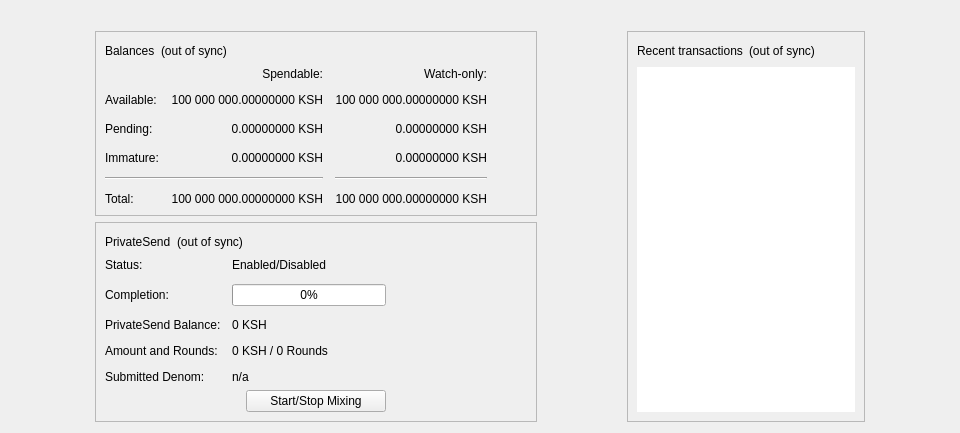
<?xml version="1.0" encoding="UTF-8"?>
<ui version="4.0">
 <class>OverviewPage</class>
 <widget class="QWidget" name="OverviewPage">
  <property name="geometry">
   <rect>
    <x>0</x>
    <y>0</y>
    <width>798</width>
    <height>318</height>
   </rect>
  </property>
  <property name="minimumSize">
   <size>
    <width>960</width>
    <height>0</height>
   </size>
  </property>
  <property name="windowTitle">
   <string>Form</string>
  </property>
  <layout class="QVBoxLayout" name="topLayout">
   <item>
    <widget class="QLabel" name="labelAlerts">
     <property name="visible">
      <bool>false</bool>
     </property>
     <property name="wordWrap">
      <bool>true</bool>
     </property>
     <property name="margin">
      <number>3</number>
     </property>
     <property name="textInteractionFlags">
      <set>Qt::TextSelectableByMouse</set>
     </property>
    </widget>
   </item>
   <item>
    <layout class="QHBoxLayout" name="horizontalLayout" stretch="1,0,1,0,1">
     <item>
      <spacer name="horizontalSpacerLeft">
       <property name="orientation">
        <enum>Qt::Horizontal</enum>
       </property>
       <property name="sizeType">
        <enum>QSizePolicy::Preferred</enum>
       </property>
       <property name="sizeHint" stdset="0">
        <size>
         <width>10</width>
         <height>20</height>
        </size>
       </property>
      </spacer>
     </item>
     <item>
      <layout class="QVBoxLayout" name="verticalLayout_2">
       <item>
        <widget class="QFrame" name="frame">
         <property name="frameShape">
          <enum>QFrame::StyledPanel</enum>
         </property>
         <property name="frameShadow">
          <enum>QFrame::Raised</enum>
         </property>
         <layout class="QVBoxLayout" name="verticalLayout_4">
          <item>
           <layout class="QHBoxLayout" name="horizontalLayout_4">
            <item>
             <widget class="QLabel" name="label_5">
              <property name="text">
               <string>Balances</string>
              </property>
             </widget>
            </item>
            <item>
             <widget class="QLabel" name="labelWalletStatus">
              <property name="toolTip">
               <string>The displayed information may be out of date. Your wallet automatically synchronizes with the Korsh network after a connection is established, but this process has not completed yet.</string>
              </property>
              <property name="text">
               <string notr="true">(out of sync)</string>
              </property>
              <property name="alignment">
               <set>Qt::AlignLeading|Qt::AlignLeft|Qt::AlignVCenter</set>
              </property>
             </widget>
            </item>
            <item>
             <spacer name="horizontalSpacer_3">
              <property name="orientation">
               <enum>Qt::Horizontal</enum>
              </property>
              <property name="sizeHint" stdset="0">
               <size>
                <width>40</width>
                <height>20</height>
               </size>
              </property>
             </spacer>
            </item>
           </layout>
          </item>
          <item>
           <layout class="QGridLayout" name="gridLayout">
            <property name="spacing">
             <number>12</number>
            </property>
            <item row="2" column="2">
             <widget class="QLabel" name="labelWatchPending">
              <property name="cursor">
               <cursorShape>IBeamCursor</cursorShape>
              </property>
              <property name="toolTip">
               <string>Unconfirmed transactions to watch-only addresses</string>
              </property>
              <property name="text">
               <string notr="true">0.00000000 KSH</string>
              </property>
              <property name="alignment">
               <set>Qt::AlignRight|Qt::AlignTrailing|Qt::AlignVCenter</set>
              </property>
              <property name="textInteractionFlags">
               <set>Qt::LinksAccessibleByMouse|Qt::TextSelectableByKeyboard|Qt::TextSelectableByMouse</set>
              </property>
             </widget>
            </item>
            <item row="2" column="1">
             <widget class="QLabel" name="labelUnconfirmed">
              <property name="cursor">
               <cursorShape>IBeamCursor</cursorShape>
              </property>
              <property name="toolTip">
               <string>Total of transactions that have yet to be confirmed, and do not yet count toward the spendable balance</string>
              </property>
              <property name="text">
               <string notr="true">0.00000000 KSH</string>
              </property>
              <property name="alignment">
               <set>Qt::AlignRight|Qt::AlignTrailing|Qt::AlignVCenter</set>
              </property>
              <property name="textInteractionFlags">
               <set>Qt::LinksAccessibleByMouse|Qt::TextSelectableByKeyboard|Qt::TextSelectableByMouse</set>
              </property>
             </widget>
            </item>
            <item row="3" column="2">
             <widget class="QLabel" name="labelWatchImmature">
              <property name="cursor">
               <cursorShape>IBeamCursor</cursorShape>
              </property>
              <property name="toolTip">
               <string>Mined balance in watch-only addresses that has not yet matured</string>
              </property>
              <property name="text">
               <string notr="true">0.00000000 KSH</string>
              </property>
              <property name="alignment">
               <set>Qt::AlignRight|Qt::AlignTrailing|Qt::AlignVCenter</set>
              </property>
              <property name="textInteractionFlags">
               <set>Qt::LinksAccessibleByMouse|Qt::TextSelectableByKeyboard|Qt::TextSelectableByMouse</set>
              </property>
             </widget>
            </item>
            <item row="4" column="0" colspan="2">
             <widget class="Line" name="lineSpendableBalance">
              <property name="orientation">
               <enum>Qt::Horizontal</enum>
              </property>
             </widget>
            </item>
            <item row="4" column="2">
             <widget class="Line" name="lineWatchBalance">
              <property name="sizePolicy">
               <sizepolicy hsizetype="Preferred" vsizetype="Fixed">
                <horstretch>0</horstretch>
                <verstretch>0</verstretch>
               </sizepolicy>
              </property>
              <property name="minimumSize">
               <size>
                <width>140</width>
                <height>0</height>
               </size>
              </property>
              <property name="orientation">
               <enum>Qt::Horizontal</enum>
              </property>
             </widget>
            </item>
            <item row="5" column="0">
             <widget class="QLabel" name="labelTotalText">
              <property name="text">
               <string>Total:</string>
              </property>
             </widget>
            </item>
            <item row="3" column="1">
             <widget class="QLabel" name="labelImmature">
              <property name="cursor">
               <cursorShape>IBeamCursor</cursorShape>
              </property>
              <property name="toolTip">
               <string>Mined balance that has not yet matured</string>
              </property>
              <property name="text">
               <string notr="true">0.00000000 KSH</string>
              </property>
              <property name="alignment">
               <set>Qt::AlignRight|Qt::AlignTrailing|Qt::AlignVCenter</set>
              </property>
              <property name="textInteractionFlags">
               <set>Qt::LinksAccessibleByMouse|Qt::TextSelectableByKeyboard|Qt::TextSelectableByMouse</set>
              </property>
             </widget>
            </item>
            <item row="2" column="3">
             <spacer name="horizontalSpacer_2">
              <property name="orientation">
               <enum>Qt::Horizontal</enum>
              </property>
              <property name="sizeHint" stdset="0">
               <size>
                <width>40</width>
                <height>20</height>
               </size>
              </property>
             </spacer>
            </item>
            <item row="3" column="0">
             <widget class="QLabel" name="labelImmatureText">
              <property name="text">
               <string>Immature:</string>
              </property>
             </widget>
            </item>
            <item row="5" column="1">
             <widget class="QLabel" name="labelTotal">
              <property name="cursor">
               <cursorShape>IBeamCursor</cursorShape>
              </property>
              <property name="toolTip">
               <string>Your current total balance</string>
              </property>
              <property name="text">
               <string notr="true">100 000 000.00000000 KSH</string>
              </property>
              <property name="alignment">
               <set>Qt::AlignRight|Qt::AlignTrailing|Qt::AlignVCenter</set>
              </property>
              <property name="textInteractionFlags">
               <set>Qt::LinksAccessibleByMouse|Qt::TextSelectableByKeyboard|Qt::TextSelectableByMouse</set>
              </property>
             </widget>
            </item>
            <item row="5" column="2">
             <widget class="QLabel" name="labelWatchTotal">
              <property name="cursor">
               <cursorShape>IBeamCursor</cursorShape>
              </property>
              <property name="toolTip">
               <string>Current total balance in watch-only addresses</string>
              </property>
              <property name="text">
               <string notr="true">100 000 000.00000000 KSH</string>
              </property>
              <property name="alignment">
               <set>Qt::AlignRight|Qt::AlignTrailing|Qt::AlignVCenter</set>
              </property>
              <property name="textInteractionFlags">
               <set>Qt::LinksAccessibleByMouse|Qt::TextSelectableByKeyboard|Qt::TextSelectableByMouse</set>
              </property>
             </widget>
            </item>
            <item row="0" column="2">
             <widget class="QLabel" name="labelWatchonly">
              <property name="text">
               <string>Watch-only:</string>
              </property>
              <property name="alignment">
               <set>Qt::AlignRight|Qt::AlignTrailing|Qt::AlignVCenter</set>
              </property>
             </widget>
            </item>
            <item row="1" column="0">
             <widget class="QLabel" name="labelBalanceText">
              <property name="text">
               <string>Available:</string>
              </property>
             </widget>
            </item>
            <item row="1" column="1">
             <widget class="QLabel" name="labelBalance">
              <property name="cursor">
               <cursorShape>IBeamCursor</cursorShape>
              </property>
              <property name="toolTip">
               <string>Your current spendable balance</string>
              </property>
              <property name="text">
               <string notr="true">100 000 000.00000000 KSH</string>
              </property>
              <property name="alignment">
               <set>Qt::AlignRight|Qt::AlignTrailing|Qt::AlignVCenter</set>
              </property>
              <property name="textInteractionFlags">
               <set>Qt::LinksAccessibleByMouse|Qt::TextSelectableByKeyboard|Qt::TextSelectableByMouse</set>
              </property>
             </widget>
            </item>
            <item row="1" column="2">
             <widget class="QLabel" name="labelWatchAvailable">
              <property name="cursor">
               <cursorShape>IBeamCursor</cursorShape>
              </property>
              <property name="toolTip">
               <string>Your current balance in watch-only addresses</string>
              </property>
              <property name="text">
               <string notr="true">100 000 000.00000000 KSH</string>
              </property>
              <property name="alignment">
               <set>Qt::AlignRight|Qt::AlignTrailing|Qt::AlignVCenter</set>
              </property>
              <property name="textInteractionFlags">
               <set>Qt::LinksAccessibleByMouse|Qt::TextSelectableByKeyboard|Qt::TextSelectableByMouse</set>
              </property>
             </widget>
            </item>
            <item row="2" column="0">
             <widget class="QLabel" name="labelPendingText">
              <property name="text">
               <string>Pending:</string>
              </property>
             </widget>
            </item>
            <item row="0" column="1">
             <widget class="QLabel" name="labelSpendable">
              <property name="text">
               <string>Spendable:</string>
              </property>
              <property name="alignment">
               <set>Qt::AlignRight|Qt::AlignTrailing|Qt::AlignVCenter</set>
              </property>
             </widget>
            </item>
           </layout>
          </item>
         </layout>
        </widget>
       </item>
       <item>
        <widget class="QFrame" name="frameCoinJoin">
         <property name="layoutDirection">
          <enum>Qt::LeftToRight</enum>
         </property>
         <property name="frameShape">
          <enum>QFrame::StyledPanel</enum>
         </property>
         <property name="frameShadow">
          <enum>QFrame::Raised</enum>
         </property>
         <layout class="QVBoxLayout" name="VerticalLayout_PS1">
          <item>
           <layout class="QHBoxLayout" name="horizontalLayout_5">
            <item>
             <widget class="QLabel" name="labelCoinJoinHeader">
              <property name="text">
               <string notr="true">PrivateSend</string>
              </property>
             </widget>
            </item>
            <item>
             <widget class="QLabel" name="labelCoinJoinSyncStatus">
              <property name="toolTip">
               <string>The displayed information may be out of date. Your wallet automatically synchronizes with the Korsh network after a connection is established, but this process has not completed yet.</string>
              </property>
              <property name="text">
               <string notr="true">(out of sync)</string>
              </property>
              <property name="alignment">
               <set>Qt::AlignLeading|Qt::AlignLeft|Qt::AlignVCenter</set>
              </property>
             </widget>
            </item>
            <item>
             <spacer name="horizontalSpacer_4">
              <property name="orientation">
               <enum>Qt::Horizontal</enum>
              </property>
              <property name="sizeHint" stdset="0">
               <size>
                <width>40</width>
                <height>20</height>
               </size>
              </property>
             </spacer>
            </item>
           </layout>
          </item>
          <item>
           <layout class="QFormLayout" name="coinJoinFormLayout">
            <property name="fieldGrowthPolicy">
             <enum>QFormLayout::AllNonFixedFieldsGrow</enum>
            </property>
            <property name="horizontalSpacing">
             <number>11</number>
            </property>
            <property name="verticalSpacing">
             <number>12</number>
            </property>
            <item row="0" column="0">
             <widget class="QLabel" name="labelCoinJoinEnabledText">
              <property name="text">
               <string>Status:</string>
              </property>
             </widget>
            </item>
            <item row="0" column="1">
             <widget class="QLabel" name="labelCoinJoinEnabled">
              <property name="text">
               <string>Enabled/Disabled</string>
              </property>
             </widget>
            </item>
            <item row="1" column="0">
             <widget class="QLabel" name="labelCompletitionText">
              <property name="text">
               <string>Completion:</string>
              </property>
             </widget>
            </item>
            <item row="1" column="1">
             <widget class="QProgressBar" name="coinJoinProgress">
              <property name="maximumSize">
               <size>
                <width>154</width>
                <height>16777215</height>
               </size>
              </property>
              <property name="value">
               <number>0</number>
              </property>
             </widget>
            </item>
            <item row="2" column="0">
             <widget class="QLabel" name="labelAnonymizedText">
              <property name="text">
               <string notr="true">PrivateSend Balance:</string>
              </property>
             </widget>
            </item>
            <item row="2" column="1">
             <widget class="QLabel" name="labelAnonymized">
              <property name="text">
               <string notr="true">0 KSH</string>
              </property>
             </widget>
            </item>
            <item row="3" column="0">
             <widget class="QLabel" name="labelAmountAndRoundsText">
              <property name="text">
               <string>Amount and Rounds:</string>
              </property>
             </widget>
            </item>
            <item row="3" column="1">
             <widget class="QLabel" name="labelAmountRounds">
              <property name="text">
               <string>0 KSH / 0 Rounds</string>
              </property>
             </widget>
            </item>
            <item row="4" column="0">
             <widget class="QLabel" name="labelSubmittedDenomText">
              <property name="text">
               <string>Submitted Denom:</string>
              </property>
             </widget>
            </item>
            <item row="4" column="1">
             <widget class="QLabel" name="labelSubmittedDenom">
              <property name="toolTip">
               <string>The denominations you submitted to the Masternode.&lt;br&gt;To mix, other users must submit the exact same denominations.</string>
              </property>
              <property name="text">
               <string>n/a</string>
              </property>
              <property name="wordWrap">
               <bool>true</bool>
              </property>
             </widget>
            </item>
           </layout>
          </item>
          <item>
           <layout class="QVBoxLayout" name="VerticalLayout_PS">
            <item>
             <layout class="QHBoxLayout" name="horizontalLayout_3">
              <property name="topMargin">
               <number>0</number>
              </property>
              <item>
               <spacer name="horizontalSpacer_5">
                <property name="orientation">
                 <enum>Qt::Horizontal</enum>
                </property>
                <property name="sizeHint" stdset="0">
                 <size>
                  <width>40</width>
                  <height>20</height>
                 </size>
                </property>
               </spacer>
              </item>
              <item>
               <widget class="QPushButton" name="toggleCoinJoin">
                <property name="sizePolicy">
                 <sizepolicy hsizetype="MinimumExpanding" vsizetype="Fixed">
                  <horstretch>0</horstretch>
                  <verstretch>0</verstretch>
                 </sizepolicy>
                </property>
                <property name="text">
                 <string>Start/Stop Mixing</string>
                </property>
               </widget>
              </item>
              <item>
               <spacer name="horizontalSpacer_6">
                <property name="orientation">
                 <enum>Qt::Horizontal</enum>
                </property>
                <property name="sizeHint" stdset="0">
                 <size>
                  <width>40</width>
                  <height>20</height>
                 </size>
                </property>
               </spacer>
              </item>
             </layout>
            </item>
            <item>
             <spacer name="verticalSpacer_3">
              <property name="orientation">
               <enum>Qt::Vertical</enum>
              </property>
              <property name="sizeHint" stdset="0">
               <size>
                <width>20</width>
                <height>40</height>
               </size>
              </property>
             </spacer>
            </item>
           </layout>
          </item>
         </layout>
        </widget>
       </item>
       <item>
        <spacer name="verticalSpacer">
         <property name="orientation">
          <enum>Qt::Vertical</enum>
         </property>
         <property name="sizeHint" stdset="0">
          <size>
           <width>20</width>
           <height>40</height>
          </size>
         </property>
        </spacer>
       </item>
      </layout>
     </item>
     <item>
      <spacer name="horizontalSpacerCenter">
       <property name="orientation">
        <enum>Qt::Horizontal</enum>
       </property>
       <property name="sizeHint" stdset="0">
        <size>
         <width>10</width>
         <height>20</height>
        </size>
       </property>
      </spacer>
     </item>
     <item>
      <layout class="QVBoxLayout" name="verticalLayout_3">
       <item>
        <widget class="QFrame" name="frame_2">
         <property name="frameShape">
          <enum>QFrame::StyledPanel</enum>
         </property>
         <property name="frameShadow">
          <enum>QFrame::Raised</enum>
         </property>
         <layout class="QVBoxLayout" name="verticalLayout">
          <item>
           <layout class="QHBoxLayout" name="horizontalLayout_2">
            <item>
             <widget class="QLabel" name="label_4">
              <property name="text">
               <string>Recent transactions</string>
              </property>
             </widget>
            </item>
            <item>
             <widget class="QLabel" name="labelTransactionsStatus">
              <property name="toolTip">
               <string>The displayed information may be out of date. Your wallet automatically synchronizes with the Korsh network after a connection is established, but this process has not completed yet.</string>
              </property>
              <property name="text">
               <string notr="true">(out of sync)</string>
              </property>
              <property name="alignment">
               <set>Qt::AlignLeading|Qt::AlignLeft|Qt::AlignVCenter</set>
              </property>
             </widget>
            </item>
            <item>
             <spacer name="horizontalSpacer">
              <property name="orientation">
               <enum>Qt::Horizontal</enum>
              </property>
              <property name="sizeHint" stdset="0">
               <size>
                <width>40</width>
                <height>20</height>
               </size>
              </property>
             </spacer>
            </item>
           </layout>
          </item>
          <item>
           <widget class="TransactionOverviewWidget" name="listTransactions">
            <property name="frameShape">
             <enum>QFrame::NoFrame</enum>
            </property>
            <property name="verticalScrollBarPolicy">
             <enum>Qt::ScrollBarAlwaysOff</enum>
            </property>
            <property name="horizontalScrollBarPolicy">
             <enum>Qt::ScrollBarAlwaysOff</enum>
            </property>
            <property name="sizeAdjustPolicy">
             <enum>QAbstractScrollArea::AdjustToContents</enum>
            </property>
            <property name="selectionMode">
             <enum>QAbstractItemView::NoSelection</enum>
            </property>
            <property name="uniformItemSizes">
             <bool>true</bool>
            </property>
           </widget>
          </item>
         </layout>
        </widget>
       </item>
      </layout>
     </item>
     <item>
      <spacer name="horizontalSpacerRight">
       <property name="orientation">
        <enum>Qt::Horizontal</enum>
       </property>
       <property name="sizeType">
        <enum>QSizePolicy::Preferred</enum>
       </property>
       <property name="sizeHint" stdset="0">
        <size>
         <width>10</width>
         <height>20</height>
        </size>
       </property>
      </spacer>
     </item>
    </layout>
   </item>
  </layout>
 </widget>
 <customwidgets>
  <customwidget>
   <class>TransactionOverviewWidget</class>
   <extends>QListView</extends>
   <header>qt/transactionoverviewwidget.h</header>
  </customwidget>
 </customwidgets>
 <resources/>
 <connections/>
</ui>
